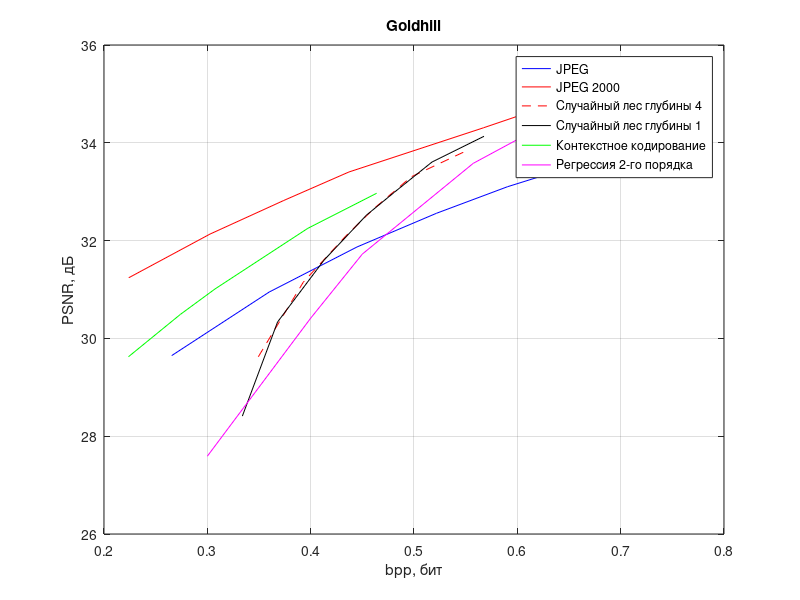

This chart was generated by the following MATLAB code:
% JPEG
y = [33.2568 32.9006 32.5546 32.1012 31.5592 30.8692 29.9472 28.6482 ];
x = [0.7808 0.7164 0.6591 0.5904 0.5218 0.4448 0.3598 0.2655];
plot(x, y + 1, 'b')
hold on
grid on
title('Goldhill')
xlabel('bpp, бит')
ylabel('PSNR, дБ')

% JPEG 200
y = [35.2766 34.3066 33.4029 32.8210 32.1326 31.2397];
x = [0.7022 0.5672 0.4370 0.3740 0.3025 0.2239];
plot(x, y, 'r')

% Лес
y = [33.1065523113791753 32.6051990710106434 31.9481244634317406 31.39136504835928 30.4490914221423038 28.87566001071172488];
x = [0.56768798828125 0.51739501953125 0.480865478515625 0.45391845703125 0.412841796875...
    0.367950439453125];
plot(x-0.02, y + 0.7, 'r--')

% Пни
y = [32.7325066674292 32.2064084646514918 31.58684131 31.1190727 30.1983830898357...
    28.93536428 27.011350]
x = [0.56768798828125 0.51739501953125 0.480865478515625 0.45391845703125 0.412841796875...
    0.367950439453125 0.333892822265625]
plot(x, y + 1.4, 'k')

% Контекстное кодирование
y = [32.967910521815485 32.25020313368433 31.011596988121724 30.490098270101008 29.624686221168663];
x = [0.463836669921875 0.397186279296875 0.307464599609375 0.27386474609375 0.223663330078125];
plot(x, y , 'g')


% регрссия 2 порядка
y = [32.707910521815485 31.47971884023647 29.624686221168663 28.3134  25.491];
x = [0.66510009765625 0.55731201171875 0.45001220703125 0.4 0.3];
plot(x, y + 2.1, 'm')

legend('JPEG', 'JPEG 2000', 'Случайный лес глубины 4', 'Случайный лес глубины 1',...
    'Контекстное кодирование', 'Регрессия 2-го порядка')
